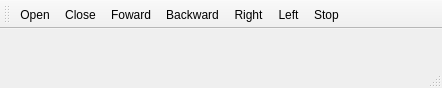
<?xml version="1.0" encoding="UTF-8"?>
<ui version="4.0">
 <class>qrobot</class>
 <widget class="QMainWindow" name="qrobot">
  <property name="geometry">
   <rect>
    <x>0</x>
    <y>0</y>
    <width>442</width>
    <height>88</height>
   </rect>
  </property>
  <property name="windowTitle">
   <string>qrobot</string>
  </property>
  <widget class="QWidget" name="centralWidget"/>
  <widget class="QMenuBar" name="menuBar">
   <property name="geometry">
    <rect>
     <x>0</x>
     <y>0</y>
     <width>442</width>
     <height>20</height>
    </rect>
   </property>
  </widget>
  <widget class="QToolBar" name="mainToolBar">
   <attribute name="toolBarArea">
    <enum>TopToolBarArea</enum>
   </attribute>
   <attribute name="toolBarBreak">
    <bool>false</bool>
   </attribute>
   <addaction name="actionOpen"/>
   <addaction name="actionClose"/>
   <addaction name="actionFoward"/>
   <addaction name="actionBackward"/>
   <addaction name="actionRight"/>
   <addaction name="actionLeft"/>
   <addaction name="actionStop"/>
  </widget>
  <widget class="QStatusBar" name="statusBar"/>
  <action name="actionOpen">
   <property name="text">
    <string>Open</string>
   </property>
   <property name="shortcut">
    <string>Ctrl+O</string>
   </property>
  </action>
  <action name="actionClose">
   <property name="text">
    <string>Close</string>
   </property>
   <property name="shortcut">
    <string>Ctrl+C</string>
   </property>
  </action>
  <action name="actionFoward">
   <property name="text">
    <string>Foward</string>
   </property>
   <property name="shortcut">
    <string>Ctrl+W</string>
   </property>
  </action>
  <action name="actionBackward">
   <property name="text">
    <string>Backward</string>
   </property>
   <property name="shortcut">
    <string>Ctrl+S</string>
   </property>
  </action>
  <action name="actionRight">
   <property name="text">
    <string>Right</string>
   </property>
   <property name="shortcut">
    <string>Ctrl+D</string>
   </property>
  </action>
  <action name="actionLeft">
   <property name="text">
    <string>Left</string>
   </property>
   <property name="shortcut">
    <string>Ctrl+A</string>
   </property>
  </action>
  <action name="actionStop">
   <property name="text">
    <string>Stop</string>
   </property>
   <property name="shortcut">
    <string>Ctrl+X</string>
   </property>
  </action>
 </widget>
 <layoutdefault spacing="6" margin="11"/>
 <resources/>
 <connections/>
</ui>
